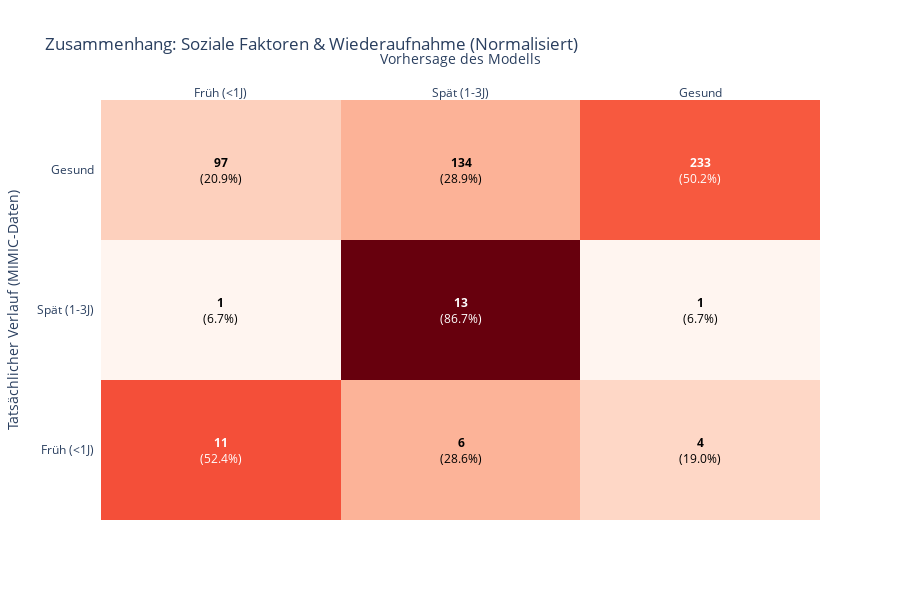

Notebook code cell kept with this figure:
### Markdown cell above
# Evaluation der TabPFN Analyse

### Code cell
import plotly.figure_factory as ff
from sklearn.metrics import classification_report, confusion_matrix
import pandas as pd

# 1. Classification Report ausgeben (Text-Form für die harten Fakten)
print("EXPRESS-CHECK REPORT (N_train=1000):")
report_dict = classification_report(y_test_fast, y_val_pred_fast, 
                                   target_names=['Früh (<1J)', 'Spät (1-3J)', 'Gesund'],
                                   output_dict=True,
                                   zero_division=0)
print(classification_report(y_test_fast, y_val_pred_fast, 
                           target_names=['Früh (<1J)', 'Spät (1-3J)', 'Gesund']))

import plotly.figure_factory as ff
import numpy as np

# 1. Normalisierung der Confusion Matrix (Zeilenweise)
# Wie viel % der tatsächlichen Klasse wurden wie vorhergesagt?
cm = confusion_matrix(y_test_fast, y_val_pred_fast)
cm_perc = cm.astype('float') / cm.sum(axis=1)[:, np.newaxis]

labels = ['Früh (<1J)', 'Spät (1-3J)', 'Gesund']

# 2. Text für die Boxen (Absolute Zahl + Prozent)
annot_text = [
    [f"<b>{val}</b><br>({perc:.1%})" for val, perc in zip(row_val, row_perc)]
    for row_val, row_perc in zip(cm, cm_perc)
]

# 3. Interaktive Heatmap
fig = ff.create_annotated_heatmap(
    cm_perc, 
    x=labels, 
    y=labels, 
    annotation_text=annot_text, 
    colorscale='Reds' # 'Reds' hebt die Treffer besser hervor
)

fig.update_layout(
    title='Zusammenhang: Soziale Faktoren & Wiederaufnahme (Normalisiert)',
    xaxis_title="Vorhersage des Modells",
    yaxis_title="Tatsächlicher Verlauf (MIMIC-Daten)",
    template="plotly_white",
    height=600
)

fig.show()

### Figure 1 — Plotly figure (JSON) as saved in the notebook; plotly's stock layout.template omitted (floating-point values rounded to 4 significant figures)
{"data": [{"colorscale": [[0, "rgb(255,245,240)"], [0.125, "rgb(254,224,210)"], [0.25, "rgb(252,187,161)"], [0.375, "rgb(252,146,114)"], [0.5, "rgb(251,106,74)"], [0.625, "rgb(239,59,44)"], [0.75, "rgb(203,24,29)"], [0.875, "rgb(165,15,21)"], [1, "rgb(103,0,13)"]], "reversescale": false, "showscale": false, "type": "heatmap", "x": ["Früh (<1J)", "Spät (1-3J)", "Gesund"], "y": ["Früh (<1J)", "Spät (1-3J)", "Gesund"], "z": [[0.5238, 0.2857, 0.1905], [0.06667, 0.8667, 0.06667], [0.2091, 0.2888, 0.5022]]}], "layout": {"annotations": [{"font": {"color": "#FFFFFF"}, "showarrow": false, "text": "<b>11</b><br>(52.4%)", "x": "Früh (<1J)", "xref": "x", "y": "Früh (<1J)", "yref": "y"}, {"font": {"color": "#000000"}, "showarrow": false, "text": "<b>6</b><br>(28.6%)", "x": "Spät (1-3J)", "xref": "x", "y": "Früh (<1J)", "yref": "y"}, {"font": {"color": "#000000"}, "showarrow": false, "text": "<b>4</b><br>(19.0%)", "x": "Gesund", "xref": "x", "y": "Früh (<1J)", "yref": "y"}, {"font": {"color": "#000000"}, "showarrow": false, "text": "<b>1</b><br>(6.7%)", "x": "Früh (<1J)", "xref": "x", "y": "Spät (1-3J)", "yref": "y"}, {"font": {"color": "#FFFFFF"}, "showarrow": false, "text": "<b>13</b><br>(86.7%)", "x": "Spät (1-3J)", "xref": "x", "y": "Spät (1-3J)", "yref": "y"}, {"font": {"color": "#000000"}, "showarrow": false, "text": "<b>1</b><br>(6.7%)", "x": "Gesund", "xref": "x", "y": "Spät (1-3J)", "yref": "y"}, {"font": {"color": "#000000"}, "showarrow": false, "text": "<b>97</b><br>(20.9%)", "x": "Früh (<1J)", "xref": "x", "y": "Gesund", "yref": "y"}, {"font": {"color": "#000000"}, "showarrow": false, "text": "<b>134</b><br>(28.9%)", "x": "Spät (1-3J)", "xref": "x", "y": "Gesund", "yref": "y"}, {"font": {"color": "#FFFFFF"}, "showarrow": false, "text": "<b>233</b><br>(50.2%)", "x": "Gesund", "xref": "x", "y": "Gesund", "yref": "y"}], "height": 600, "title": {"text": "Zusammenhang: Soziale Faktoren & Wiederaufnahme (Normalisiert)"}, "xaxis": {"dtick": 1, "gridcolor": "rgb(0, 0, 0)", "side": "top", "ticks": "", "title": {"text": "Vorhersage des Modells"}}, "yaxis": {"dtick": 1, "ticks": "", "ticksuffix": "  ", "title": {"text": "Tatsächlicher Verlauf (MIMIC-Daten)"}}}}
